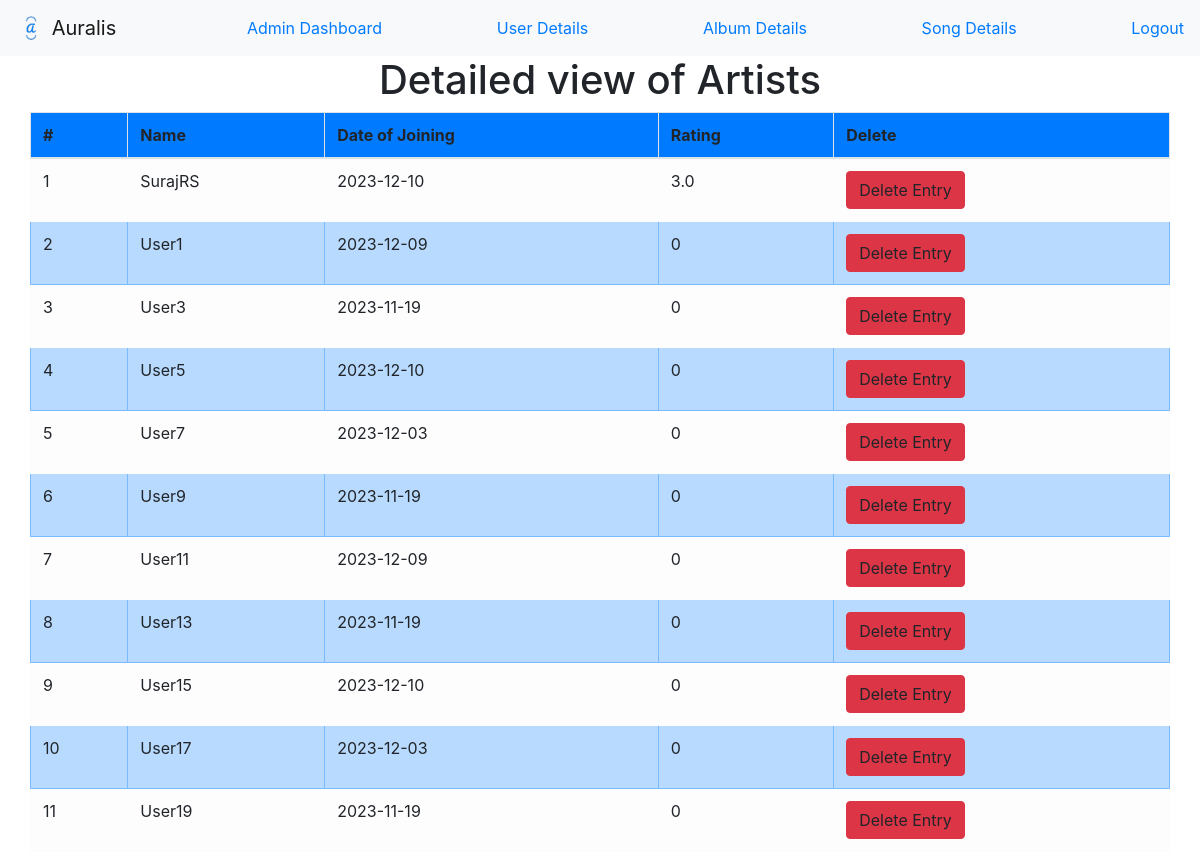
The app's page /detail/artist (signed in), older data.
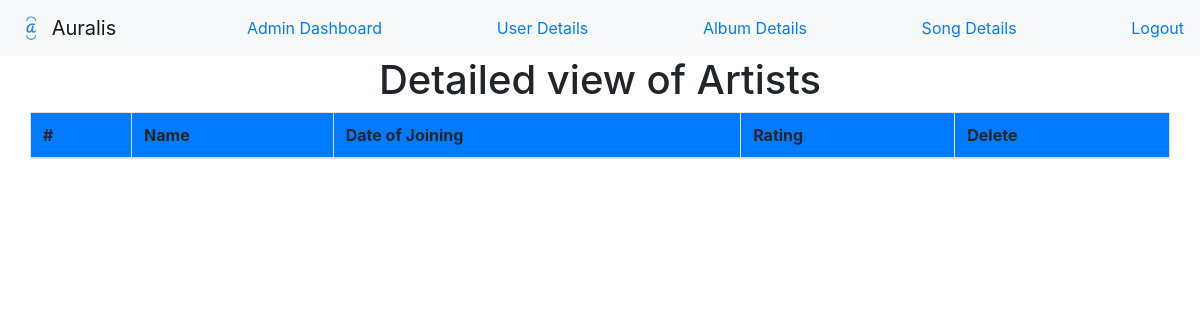
The same page, newer data.
### main.py (models this page shows)
class Artist(db.Model):
  username = db.Column(db.String(80),
                       db.ForeignKey('user.username'),
                       primary_key=True)
  profile_picture = db.Column(db.String(120))
  time = db.Column(db.DateTime)
  albums = db.relationship("Album",
                           backref="artist",
                           cascade="all, delete-orphan")

### main.py (the view)
@app.route('/detail/artist', methods=['GET'])
def detail_artist():
  if session['admin']:
    artists = Artist.query.all()
    artists = add_rating_artist(artists)
    return render_template("detailed_view_artist.html", artists=artists)

### main.py (called while the page is built)
def add_rating_artist(artists):
  for art in artists:
    songs = Song.query.filter_by(artist_name=art.username).all()
    total = 0
    leng = 0
    for song in songs:
      ratings = Ratings.query.filter_by(song_id=song.id).all()
      song.rating = sum(rating.rating
                        for rating in ratings) / len(ratings) if ratings else 0
      if song.rating > 0:
        total += song.rating
        leng += 1
    art.rating = round(total / leng, 2) if leng else 0
  artists.sort(key=lambda x: x.rating, reverse=True)
  return artists

### templates/detailed_view_artist.html (shortened to what this page needs)
<html>
 <head>
   {% include "base.html" %}
   <nav class="navbar navbar-light bg-light">
     <a class="navbar-brand" href="#">
       <img src="{{ url_for('static', filename='favicon.png') }}" width="30" height="30" class="d-inline-block align-top" alt="">
       Auralis
     </a>
   <a href="{{ url_for('admin_dashboard') }}">Admin Dashboard</a><a href="{{ url_for('detail_user') }}">User Details </a><a href="{{ url_for('detail_album') }}">Album Details </a><a href="{{ url_for('detail_song') }}">Song Details </a><a href="{{ url_for('index') }}">Logout</a>
   </nav>
   <h1 class="text-center">Detailed view of Artists</h1>
 </head>
<table class="table table-bordered border-primary container">
  <thead class="thead bg-primary">
    <tr>
      <th>#</th>
      <th>Name</th>
      <th>Date of Joining</th>
      <th>Rating</th>
      <th>Delete </th>
    </tr>
  </thead>
  <tbody>
    {% for row in artists %}
    {%if loop.index % 2==0 %}
  <tr class="table-primary">
    <td> {{loop.index}} </td>
    <td> {{row.username}} </td>
    <td> {{row.time.date()}}</td>
    <td>{{row.rating}}</td>
    <td> <a class="btn btn-danger deleteButton" data-id={{row.username}}>Delete Entry</a>
</td>
  </tr>
    {%else%}
    <tr class="table-light">
      <td> {{loop.index}} </td>
      <td> {{row.username}} </td>
      <td> {{row.time.date()}}</td>
      <td>{{row.rating}}</td>
      <td> <a class="btn btn-danger deleteButton" data-id={{row.username}}>Delete Entry</a>
    </td>
    </tr>
    {% endif %}
    {% endfor %}
  </tbody>
</table>
  </html>

### templates/base.html (shortened to what this page needs)
    <link rel="stylesheet"
     href="https://cdn.jsdelivr.net/npm/bootstrap@4.3.1/dist/css/bootstrap.min.css"
>

Row changes from the older to the newer data that the page shows:
removed Artist: username "SurajRS", time "2023-12-10", rating "3.0"
removed Artist: username "User1", time "2023-12-09", rating "0"
removed Artist: username "User3", time "2023-11-19", rating "0"
removed Artist: username "User5", time "2023-12-10", rating "0"
removed Artist: username "User7", time "2023-12-03", rating "0"
removed Artist: username "User9", time "2023-11-19", rating "0"
removed Artist: username "User11", time "2023-12-09", rating "0"
removed Artist: username "User13", time "2023-11-19", rating "0"
removed Artist: username "User15", time "2023-12-10", rating "0"
removed Artist: username "User17", time "2023-12-03", rating "0"
removed Artist: username "User19", time "2023-11-19", rating "0"
